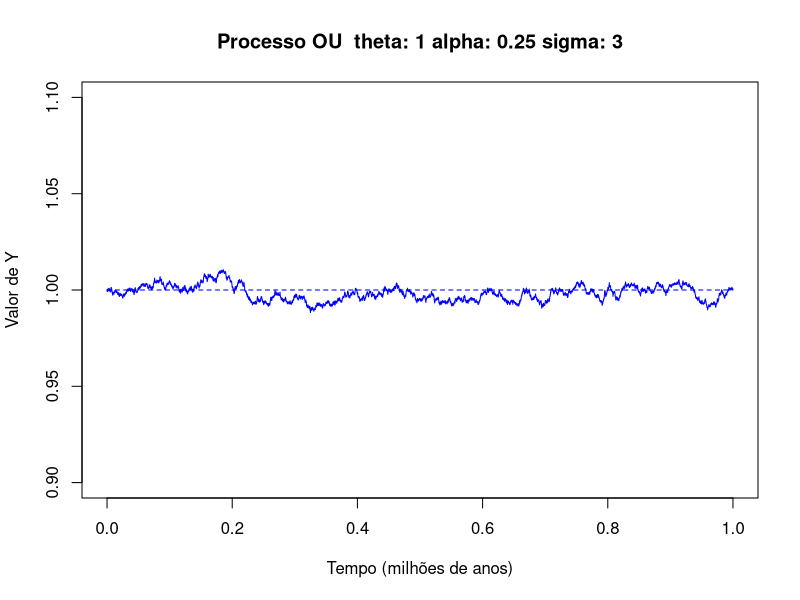
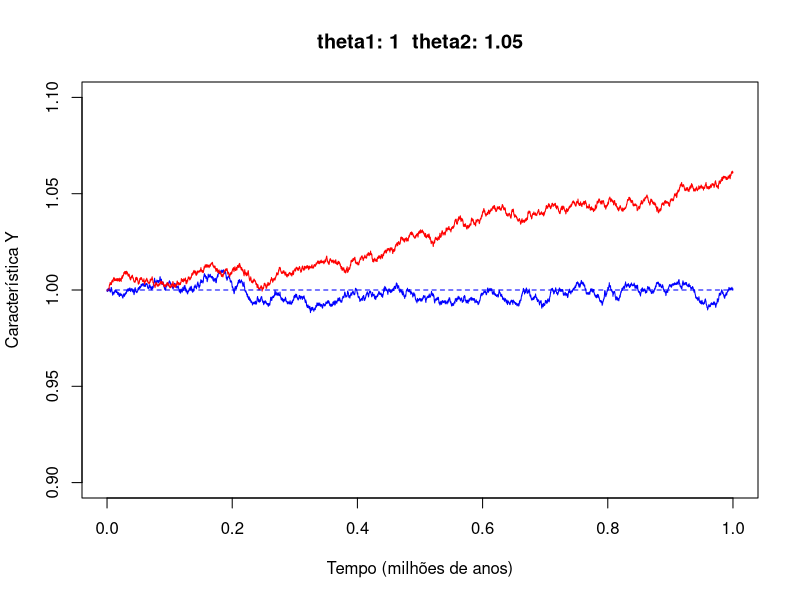

Write R code to recreate these figures, in order. (Note: this script raises an error after producing the figures.)
############################ APRESENTAÇÃO DO MODELO ############################

## Parâmetros do modelo OU
# Tendência central
theta <- 1  
# Taxa de reversão
alpha <- 0.25 
# Taxa de variação
sigma <- 3

## Cenário temporal
# tempo final (em milhões de anos)
tf <- 1 
# intervalo de tempo entre geração (em milhões de anos)
dt <- 0.0001  
# vetor com o tempo de todas as gerações
ts <- seq(0, tf, by = dt)  

## vetor para armazenar os valores da característica
Y <- c() 
# valor inicial da característica
Y[1] <- 1 

## Simulação do processo OU
for (i in 2:length(ts)) {
  dS <- dt * rnorm(1, mean = 0, sd = sigma)  # variação estocástica
  dD <- dt * (alpha * (theta - Y[i-1]) ) # variação determinística
  Y[i] <- Y[i-1] + dD + dS
}

## Plot do processo OU
plot(x = ts, 
     y = Y, 
     ylim = c(0.9,1.1),
     type = "l", 
     col = "blue", 
     
     xlab = "Tempo (milhões de anos)", 
     ylab = "Valor de Y",
     main = paste0("Processo OU ",
                   " theta: ", theta, 
                   " alpha: ", alpha,
                   " sigma: ", sigma
                  )
     )
lines(x = ts, 
      y = rep(theta, length(ts)),
      col = "blue",
      type = "l", 
      lty = 2)

#################### SIMULANDO DIFERENTES ÓTIMOS ADAPTATIVOS ###################

## Parâmetros do modelo OU
# Tendência central
theta2 <- 1.05
# Taxa de reversão
alpha2 <- 0.25 
# Taxa de variação
sigma2 <- 3

## Vetor para armazenar os valores da característica
Y2 <- numeric(length(ts))
# valor inicial da característica
Y2[1] <- 1 

## Simulação do processo OU
for (i in 2:length(ts)) {
  dS <- dt * rnorm(1, mean = 0, sd = sigma2)  # variação estocástica
  dD <- dt * (alpha2 * (theta2 - Y[i-1]) ) # variação determinística
  Y2[i] <- Y2[i-1] + dD + dS
}

## Plot do processo OU
plot(x = ts, 
     y = Y, 
     ylim = c(0.9,1.1),
     type = "l", 
     col = "blue", 
     xlab = "Tempo (milhões de anos)", 
     ylab = "Característica Y",
     main = paste0(
              "theta1: ", theta, "  ",
              "theta2: ", theta2
              )
     )
lines(x = ts, 
      y = Y2, 
      type = "l", 
      col = "red")
lines(x = ts, 
      y = rep(theta, length(ts)),
      col = "blue",
      type = "l", 
      lty = 2)
lines(x = ts, 
      y = rep(theta1, length(ts)),
      col = "red",
      type = "l", 
      lty = 2)

################### SIMULANDO DIFERENTES PRESSÕES SELETIVAS ####################

## Parâmetros do modelo OU
# Tendência central
theta3 <- 1
# Taxa de reversão
alpha3 <- 0.0025 
# Taxa de variação
sigma3 <- 3

## Vetor para armazenar os valores da característica
Y3 <- numeric(length(ts))
# valor inicial da característica
Y3[1] <- 1 

## Simulação do processo OU
for (i in 2:length(ts)) {
  dS <- dt * rnorm(1, mean = 0, sd = sigma3)  # variação estocástica
  dD <- dt * (alpha3 * (theta3 - Y[i-1]) ) # variação determinística
  Y3[i] <- Y3[i-1] + dD + dS
}

## Plot do processo OU
plot(x = ts, 
     y = Y, 
     ylim = c(0.9,1.1),
     type = "l", 
     col = "blue", 
     xlab = "Tempo (milhões de anos)", 
     ylab = "Característica Y",
     main = paste0(
       "alpha1: ", alpha, "  ",
       "alpha3: ", alpha3
        )
     )
lines(x = ts, 
      y = Y3, 
      type = "l", 
      col = "purple")
lines(x = ts, 
      y = rep(theta, length(ts)),
      col = "blue",
      type = "l", 
      lty = 2)
